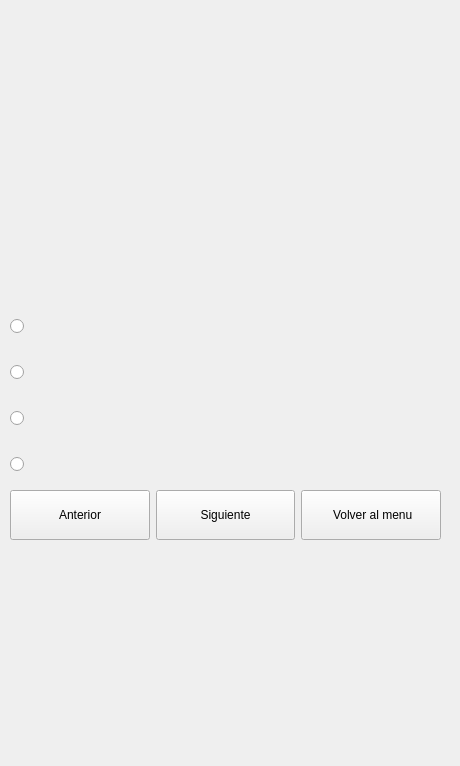
<?xml version="1.0" encoding="UTF-8"?>
<ui version="4.0">
 <class>gestion_de_ciclo</class>
 <widget class="QWidget" name="gestion_de_ciclo">
  <property name="geometry">
   <rect>
    <x>0</x>
    <y>0</y>
    <width>460</width>
    <height>766</height>
   </rect>
  </property>
  <property name="minimumSize">
   <size>
    <width>460</width>
    <height>766</height>
   </size>
  </property>
  <property name="maximumSize">
   <size>
    <width>460</width>
    <height>766</height>
   </size>
  </property>
  <property name="windowTitle">
   <string>Form</string>
  </property>
  <widget class="QWidget" name="verticalLayoutWidget_2">
   <property name="geometry">
    <rect>
     <x>10</x>
     <y>10</y>
     <width>431</width>
     <height>721</height>
    </rect>
   </property>
   <layout class="QVBoxLayout" name="verticalLayout_2">
    <item>
     <layout class="QVBoxLayout" name="verticalLayout">
      <item>
       <widget class="QLabel" name="questionLabel">
        <property name="maximumSize">
         <size>
          <width>500</width>
          <height>100</height>
         </size>
        </property>
        <property name="font">
         <font>
          <family>Arial Rounded MT Bold</family>
          <pointsize>12</pointsize>
          <bold>false</bold>
         </font>
        </property>
        <property name="tabletTracking">
         <bool>false</bool>
        </property>
        <property name="contextMenuPolicy">
         <enum>Qt::PreventContextMenu</enum>
        </property>
        <property name="layoutDirection">
         <enum>Qt::LeftToRight</enum>
        </property>
        <property name="styleSheet">
         <string notr="true"/>
        </property>
        <property name="text">
         <string/>
        </property>
        <property name="scaledContents">
         <bool>true</bool>
        </property>
        <property name="alignment">
         <set>Qt::AlignCenter</set>
        </property>
        <property name="wordWrap">
         <bool>true</bool>
        </property>
       </widget>
      </item>
      <item>
       <widget class="QRadioButton" name="option1RadioButton">
        <property name="minimumSize">
         <size>
          <width>20</width>
          <height>40</height>
         </size>
        </property>
        <property name="font">
         <font>
          <family>Arial Rounded MT Bold</family>
          <pointsize>8</pointsize>
         </font>
        </property>
        <property name="styleSheet">
         <string notr="true"/>
        </property>
        <property name="text">
         <string/>
        </property>
       </widget>
      </item>
      <item>
       <widget class="QRadioButton" name="option2RadioButton">
        <property name="sizePolicy">
         <sizepolicy hsizetype="Minimum" vsizetype="Fixed">
          <horstretch>20</horstretch>
          <verstretch>40</verstretch>
         </sizepolicy>
        </property>
        <property name="minimumSize">
         <size>
          <width>20</width>
          <height>40</height>
         </size>
        </property>
        <property name="font">
         <font>
          <family>Arial Rounded MT Bold</family>
          <pointsize>8</pointsize>
         </font>
        </property>
        <property name="styleSheet">
         <string notr="true"/>
        </property>
        <property name="text">
         <string/>
        </property>
        <property name="shortcut">
         <string notr="true"/>
        </property>
       </widget>
      </item>
      <item>
       <widget class="QRadioButton" name="option3RadioButton">
        <property name="minimumSize">
         <size>
          <width>20</width>
          <height>40</height>
         </size>
        </property>
        <property name="font">
         <font>
          <family>Arial Rounded MT Bold</family>
          <pointsize>8</pointsize>
         </font>
        </property>
        <property name="styleSheet">
         <string notr="true"/>
        </property>
        <property name="text">
         <string/>
        </property>
       </widget>
      </item>
      <item>
       <widget class="QRadioButton" name="option4RadioButton">
        <property name="minimumSize">
         <size>
          <width>20</width>
          <height>40</height>
         </size>
        </property>
        <property name="font">
         <font>
          <family>Arial Rounded MT Bold</family>
          <pointsize>8</pointsize>
         </font>
        </property>
        <property name="styleSheet">
         <string notr="true"/>
        </property>
        <property name="text">
         <string/>
        </property>
       </widget>
      </item>
      <item>
       <layout class="QHBoxLayout" name="horizontalLayout">
        <item>
         <widget class="QPushButton" name="BotonAnterior_2">
          <property name="maximumSize">
           <size>
            <width>16777215</width>
            <height>50</height>
           </size>
          </property>
          <property name="styleSheet">
           <string notr="true"/>
          </property>
          <property name="text">
           <string>Anterior</string>
          </property>
          <property name="icon">
           <iconset>
            <normaloff>:/images/images/Anterior.png</normaloff>:/images/images/Anterior.png</iconset>
          </property>
         </widget>
        </item>
        <item>
         <widget class="QPushButton" name="BotonSiguiente_2">
          <property name="maximumSize">
           <size>
            <width>16777215</width>
            <height>50</height>
           </size>
          </property>
          <property name="styleSheet">
           <string notr="true"/>
          </property>
          <property name="text">
           <string>Siguiente</string>
          </property>
          <property name="icon">
           <iconset>
            <normaloff>:/images/images/Siguiente.png</normaloff>:/images/images/Siguiente.png</iconset>
          </property>
         </widget>
        </item>
        <item>
         <widget class="QPushButton" name="botonVolver_2">
          <property name="maximumSize">
           <size>
            <width>16777215</width>
            <height>50</height>
           </size>
          </property>
          <property name="styleSheet">
           <string notr="true"/>
          </property>
          <property name="text">
           <string> Volver al menu</string>
          </property>
          <property name="icon">
           <iconset>
            <normaloff>:/images/images/Menu.png</normaloff>:/images/images/Menu.png</iconset>
          </property>
         </widget>
        </item>
       </layout>
      </item>
     </layout>
    </item>
   </layout>
  </widget>
 </widget>
 <resources/>
 <connections/>
</ui>
